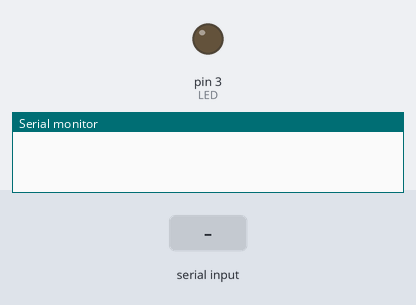
The sketch below on a simulated Arduino Uno, built with avr-gcc and run on an emulated ATmega328P. On the bench: output pins drawn as LEDs (lit = HIGH), the last lines printed to the serial monitor. The inputs (shaded band) are chosen by the test bench.

Above: at 1.2 s.
1.3 s: "LED0_ON\n" received over Serial
At 2.5 s:
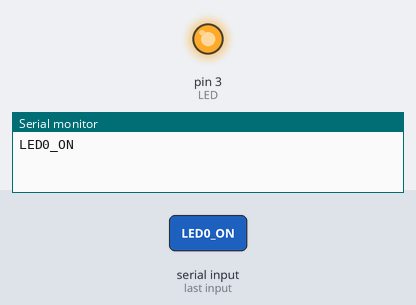
2.8 s: "LED0_OFF\n" received over Serial
At 3.7 s:
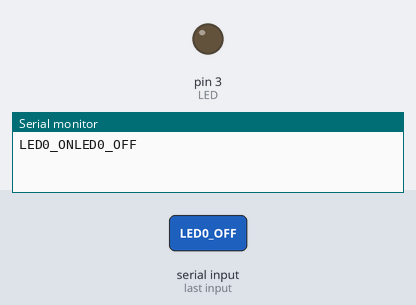
Timing chart, 0 to 5.8 s (numbered marks = the images above; inputs shaded):
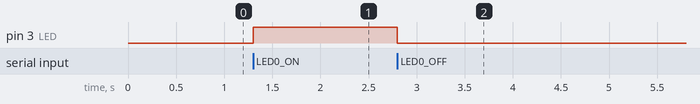

The sketch:

06_Serial.avilable.ino
```cpp
const int LED = 3;
char str[10] = {0};
int cnt = 0;

void setup() {
  // put your setup code here, to run once:
  Serial.begin(115200);
  pinMode(LED, OUTPUT);
}

void loop() {
  // put your main code here, to run repeatedly:

  // 1. C언어 스타일 코딩
  // ========== 문자열 저장 부분 ===========
  while(1){
    if(Serial.available()){
      char userInput = Serial.read();
      if(userInput == '\n'){
        str[cnt] = '\0';
        cnt = 0;
        break;
      }
      else{
        str[cnt] = userInput;
        cnt++;
      }
    }
  }

  Serial.print(str);

  // ============== 문자열을 이용한 제어 부분 =====================
  if(strcmp(str,"LED0_ON") == 0) digitalWrite(LED, HIGH);
  else if(strcmp(str,"LED0_OFF") == 0) digitalWrite(LED, LOW);

  // 2. C++언어 스타일 코딩(Serial.readString함수 이용)
  // if(Serial.available()){
  //   String rx_data = Serial.readString();
  //   rx_data.trim();   // \n,\r을 제거
  //   if(rx_data == "LED0_ON") digitalWrite(LED, HIGH);
  //   else if(rx_data == "LED0_OFF") digitalWrite(LED, LOW);
  // }

}
```

Measured:
- after the input at 1.3 s, pin 3 (LED): LOW → HIGH at once
- after the input at 2.8 s, pin 3 (LED): HIGH → LOW at once
